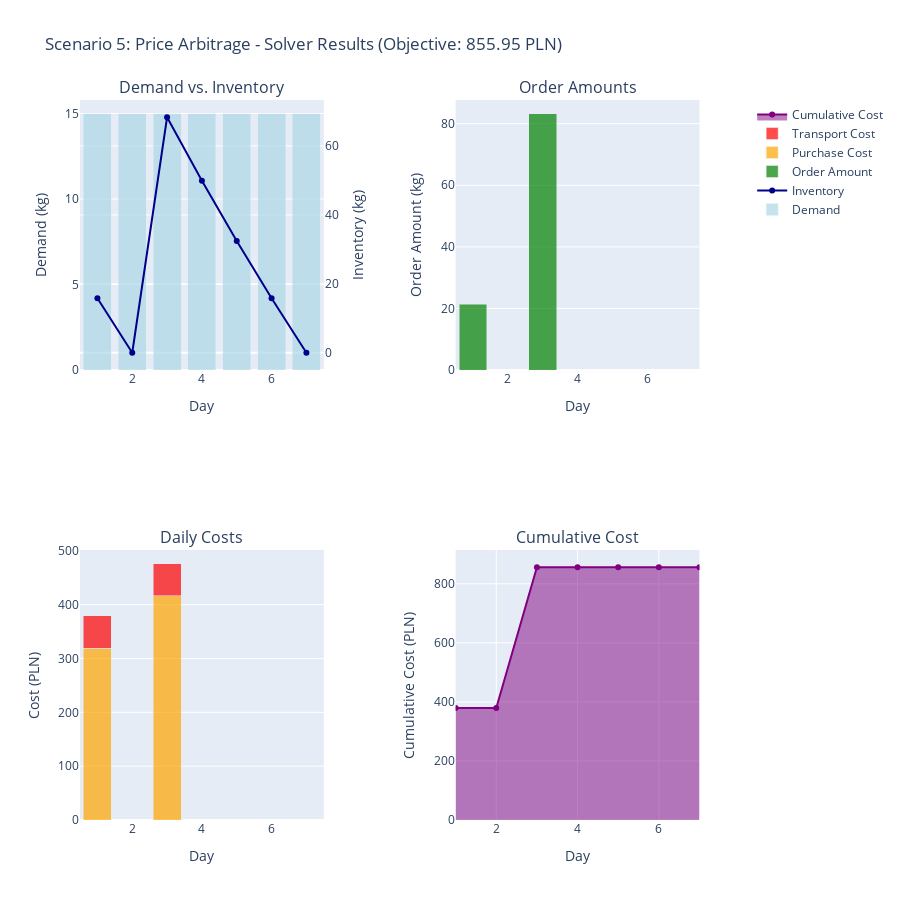

The cell this chart's notebook holds for it:
### Markdown cell above
## Test Scenario 5: Price Arbitrage Opportunity

Day 3 has significantly lower price - tests if solver will buy ahead when prices drop.

### Code cell
# Scenario 5: Price arbitrage opportunity
scenario_5 = {
    "V_max": 200.0,  # Large capacity for stockpiling
    "P": [15.0, 14.0, 5.0, 16.0, 15.0, 14.0, 15.0],  # Day 3 has very low price
    "C": 60.0,  # PLN
    "D": [15.0, 15.0, 15.0, 15.0, 15.0, 15.0, 15.0],  # Constant demand
    "I0": 10.0,  # Low initial stock
    "alpha": 0.05,  # Low loss to make arbitrage viable
    "T": 7
}

inp5 = SolverInput(**scenario_5)

try:
    sol5 = solve(inp5)
    df5 = solution_to_dataframe(sol5, inp5)
    print(f"Objective value: {sol5.objective_value:.2f} PLN")
    print(f"Orders placed on days: {[i+1 for i, y in enumerate(sol5.y) if y == 1]}")
    display(HTML(df5.to_html(index=False)))
    plot_scenario("Scenario 5: Price Arbitrage", sol5, inp5, df5)
except SolverFail as e:
    print(f"Solver failed: {e}")
    sol5 = None
    df5 = None

### Figure 1 — Plotly figure (JSON) as saved in the notebook; plotly's stock layout.template omitted (floating-point values rounded to 4 significant figures)
{"data": [{"marker": {"color": "lightblue"}, "name": "Demand", "opacity": 0.7, "type": "bar", "x": [1, 2, 3, 4, 5, 6, 7], "xaxis": "x", "y": [15, 15, 15, 15, 15, 15, 15], "yaxis": "y"}, {"line": {"color": "darkblue", "width": 2}, "mode": "lines+markers", "name": "Inventory", "type": "scatter", "x": [1, 2, 3, 4, 5, 6, 7], "xaxis": "x", "y": [15.79, 0, 68.32, 49.91, 32.41, 15.79, 0], "yaxis": "y2"}, {"marker": {"color": "green"}, "name": "Order Amount", "opacity": 0.7, "type": "bar", "x": [1, 2, 3, 4, 5, 6, 7], "xaxis": "x2", "y": [21.29, 0, 83.32, 0, 0, 0, 0], "yaxis": "y3"}, {"marker": {"color": "orange"}, "name": "Purchase Cost", "opacity": 0.7, "type": "bar", "x": [1, 2, 3, 4, 5, 6, 7], "xaxis": "x3", "y": [319.3, 0.0, 416.6, 0.0, 0.0, 0.0, 0.0], "yaxis": "y4"}, {"marker": {"color": "red"}, "name": "Transport Cost", "opacity": 0.7, "type": "bar", "x": [1, 2, 3, 4, 5, 6, 7], "xaxis": "x3", "y": [60.0, 0.0, 60.0, 0.0, 0.0, 0.0, 0.0], "yaxis": "y4"}, {"fill": "tozeroy", "line": {"color": "purple", "width": 2}, "mode": "lines+markers", "name": "Cumulative Cost", "type": "scatter", "x": [1, 2, 3, 4, 5, 6, 7], "xaxis": "x4", "y": [379.3, 379.3, 855.9, 855.9, 855.9, 855.9, 855.9], "yaxis": "y5"}], "layout": {"annotations": [{"font": {"size": 16}, "showarrow": false, "text": "Demand vs. Inventory", "x": 0.185, "xanchor": "center", "xref": "paper", "y": 1, "yanchor": "bottom", "yref": "paper"}, {"font": {"size": 16}, "showarrow": false, "text": "Order Amounts", "x": 0.755, "xanchor": "center", "xref": "paper", "y": 1, "yanchor": "bottom", "yref": "paper"}, {"font": {"size": 16}, "showarrow": false, "text": "Daily Costs", "x": 0.185, "xanchor": "center", "xref": "paper", "y": 0.375, "yanchor": "bottom", "yref": "paper"}, {"font": {"size": 16}, "showarrow": false, "text": "Cumulative Cost", "x": 0.755, "xanchor": "center", "xref": "paper", "y": 0.375, "yanchor": "bottom", "yref": "paper"}], "barmode": "stack", "height": 900, "showlegend": true, "title": {"text": "Scenario 5: Price Arbitrage - Solver Results (Objective: 855.95 PLN)"}, "xaxis": {"anchor": "y", "domain": [0, 0.37], "title": {"text": "Day"}}, "xaxis2": {"anchor": "y3", "domain": [0.57, 0.94], "title": {"text": "Day"}}, "xaxis3": {"anchor": "y4", "domain": [0, 0.37], "title": {"text": "Day"}}, "xaxis4": {"anchor": "y5", "domain": [0.57, 0.94], "title": {"text": "Day"}}, "yaxis": {"anchor": "x", "domain": [0.625, 1], "title": {"text": "Demand (kg)"}}, "yaxis2": {"anchor": "x", "overlaying": "y", "side": "right", "title": {"text": "Inventory (kg)"}}, "yaxis3": {"anchor": "x2", "domain": [0.625, 1], "title": {"text": "Order Amount (kg)"}}, "yaxis4": {"anchor": "x3", "domain": [0, 0.375], "title": {"text": "Cost (PLN)"}}, "yaxis5": {"anchor": "x4", "domain": [0, 0.375], "title": {"text": "Cumulative Cost (PLN)"}}}}
